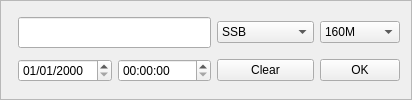
       <widget class="QFrame" name="frame">
        <property name="frameShape">
         <enum>QFrame::StyledPanel</enum>
        </property>
        <property name="frameShadow">
         <enum>QFrame::Raised</enum>
        </property>
        <layout class="QGridLayout" name="gridLayout_u">
         <item row="0" column="0">
          <widget class="KLed" name="kledColor" native="true"/>
         </item>
         <item row="0" column="1" colspan="2">
          <widget class="QLineEdit" name="qrzLineEdit">
           <property name="minimumSize">
            <size>
             <width>80</width>
             <height>0</height>
            </size>
           </property>
           <property name="font">
            <font>
             <pointsize>14</pointsize>
             <weight>75</weight>
             <bold>true</bold>
            </font>
           </property>
           <property name="toolTip">
            <string>Enter the DX's QRZ</string>
           </property>
          </widget>
         </item>
         <item row="0" column="3">
          <widget class="QComboBox" name="modeComboBox">
           <property name="toolTip">
            <string>Mode selection</string>
           </property>
           <item>
            <property name="text">
             <string>SSB</string>
            </property>
           </item>
           <item>
            <property name="text">
             <string>CW</string>
            </property>
           </item>
           <item>
            <property name="text">
             <string>FM</string>
            </property>
           </item>
           <item>
            <property name="text">
             <string>PSK31</string>
            </property>
           </item>
           <item>
            <property name="text">
             <string>SSTV</string>
            </property>
           </item>
           <item>
            <property name="text">
             <string>RTTY</string>
            </property>
           </item>
           <item>
            <property name="text">
             <string>MTTY</string>
            </property>
           </item>
           <item>
            <property name="text">
             <string>PKT</string>
            </property>
           </item>
           <item>
            <property name="text">
             <string>AM</string>
            </property>
           </item>
           <item>
            <property name="text">
             <string>FAX</string>
            </property>
           </item>
           <item>
            <property name="text">
             <string>HELL</string>
            </property>
           </item>
           <item>
            <property name="text">
             <string>JT44</string>
            </property>
           </item>
           <item>
            <property name="text">
             <string>MT63</string>
            </property>
           </item>
           <item>
            <property name="text">
             <string>CLO</string>
            </property>
           </item>
           <item>
            <property name="text">
             <string>TOR</string>
            </property>
           </item>
           <item>
            <property name="text">
             <string>GTOR</string>
            </property>
           </item>
           <item>
            <property name="text">
             <string>FSK</string>
            </property>
           </item>
           <item>
            <property name="text">
             <string>MFSK8</string>
            </property>
           </item>
           <item>
            <property name="text">
             <string>MFSK16</string>
            </property>
           </item>
           <item>
            <property name="text">
             <string>HSFK</string>
            </property>
           </item>
           <item>
            <property name="text">
             <string>ATV</string>
            </property>
           </item>
           <item>
            <property name="text">
             <string>PAC</string>
            </property>
           </item>
           <item>
            <property name="text">
             <string>PAC2</string>
            </property>
           </item>
           <item>
            <property name="text">
             <string>PAC3</string>
            </property>
           </item>
           <item>
            <property name="text">
             <string>PCW</string>
            </property>
           </item>
           <item>
            <property name="text">
             <string>PSK63</string>
            </property>
           </item>
           <item>
            <property name="text">
             <string>PSK125</string>
            </property>
           </item>
           <item>
            <property name="text">
             <string>Q15</string>
            </property>
           </item>
           <item>
            <property name="text">
             <string>THRB</string>
            </property>
           </item>
           <item>
            <property name="text">
             <string>ASCI</string>
            </property>
           </item>
           <item>
            <property name="text">
             <string>AMTORFEC</string>
            </property>
           </item>
           <item>
            <property name="text">
             <string>CHIP64</string>
            </property>
           </item>
           <item>
            <property name="text">
             <string>CIP128</string>
            </property>
           </item>
           <item>
            <property name="text">
             <string>CONTESTI</string>
            </property>
           </item>
           <item>
            <property name="text">
             <string>DSTAR</string>
            </property>
           </item>
           <item>
            <property name="text">
             <string>DOMINO</string>
            </property>
           </item>
           <item>
            <property name="text">
             <string>DOMINOF</string>
            </property>
           </item>
           <item>
            <property name="text">
             <string>FMHELL</string>
            </property>
           </item>
           <item>
            <property name="text">
             <string>FSK31</string>
            </property>
           </item>
           <item>
            <property name="text">
             <string>FSK441</string>
            </property>
           </item>
           <item>
            <property name="text">
             <string>HELL80</string>
            </property>
           </item>
           <item>
            <property name="text">
             <string>JT65</string>
            </property>
           </item>
           <item>
            <property name="text">
             <string>OLIVIA</string>
            </property>
           </item>
           <item>
            <property name="text">
             <string>PAX</string>
            </property>
           </item>
           <item>
            <property name="text">
             <string>PAX2</string>
            </property>
           </item>
           <item>
            <property name="text">
             <string>PSK63F</string>
            </property>
           </item>
           <item>
            <property name="text">
             <string>PSKAM10</string>
            </property>
           </item>
           <item>
            <property name="text">
             <string>PSKAM31</string>
            </property>
           </item>
           <item>
            <property name="text">
             <string>PSKAM50</string>
            </property>
           </item>
           <item>
            <property name="text">
             <string>PSKFEC31</string>
            </property>
           </item>
           <item>
            <property name="text">
             <string>PSKHELL</string>
            </property>
           </item>
           <item>
            <property name="text">
             <string>QPSK31</string>
            </property>
           </item>
           <item>
            <property name="text">
             <string>QPSK63</string>
            </property>
           </item>
           <item>
            <property name="text">
             <string>QPSK125</string>
            </property>
           </item>
           <item>
            <property name="text">
             <string>THRBX</string>
            </property>
           </item>
           <item>
            <property name="text">
             <string>VOI</string>
            </property>
           </item>
          </widget>
         </item>
         <item row="0" column="4">
          <widget class="QComboBox" name="bandComboBox">
           <property name="toolTip">
            <string>Band selection</string>
           </property>
           <item>
            <property name="text">
             <string>160M</string>
            </property>
           </item>
           <item>
            <property name="text">
             <string>80M</string>
            </property>
           </item>
           <item>
            <property name="text">
             <string>60M</string>
            </property>
           </item>
           <item>
            <property name="text">
             <string>40M</string>
            </property>
           </item>
           <item>
            <property name="text">
             <string>30M</string>
            </property>
           </item>
           <item>
            <property name="text">
             <string>20M</string>
            </property>
           </item>
           <item>
            <property name="text">
             <string>17M</string>
            </property>
           </item>
           <item>
            <property name="text">
             <string>15M</string>
            </property>
           </item>
           <item>
            <property name="text">
             <string>12M</string>
            </property>
           </item>
           <item>
            <property name="text">
             <string>10M</string>
            </property>
           </item>
           <item>
            <property name="text">
             <string>6M</string>
            </property>
           </item>
           <item>
            <property name="text">
             <string>4M</string>
            </property>
           </item>
           <item>
            <property name="text">
             <string>2M</string>
            </property>
           </item>
           <item>
            <property name="text">
             <string>125CM</string>
            </property>
           </item>
           <item>
            <property name="text">
             <string>70CM</string>
            </property>
           </item>
           <item>
            <property name="text">
             <string>33CM</string>
            </property>
           </item>
           <item>
            <property name="text">
             <string>23CM</string>
            </property>
           </item>
           <item>
            <property name="text">
             <string>13CM</string>
            </property>
           </item>
          </widget>
         </item>
         <item row="1" column="1">
          <widget class="QDateEdit" name="qsoDateEdit">
           <property name="displayFormat">
            <string>dd/MM/yyyy</string>
           </property>
          </widget>
         </item>
         <item row="1" column="3">
          <widget class="QPushButton" name="clearBtn">
           <property name="toolTip">
            <string>Clear current QSO</string>
           </property>
           <property name="text">
            <string>Clear</string>
           </property>
          </widget>
         </item>
         <item row="1" column="4">
          <widget class="QPushButton" name="okBtn">
           <property name="toolTip">
            <string>Add this QSO to the log</string>
           </property>
           <property name="text">
            <string>OK</string>
           </property>
          </widget>
         </item>
         <item row="1" column="2">
          <widget class="QTimeEdit" name="qsoTimeEdit">
           <property name="displayFormat">
            <string>HH:mm:ss</string>
           </property>
          </widget>
         </item>
        </layout>
       </widget>
